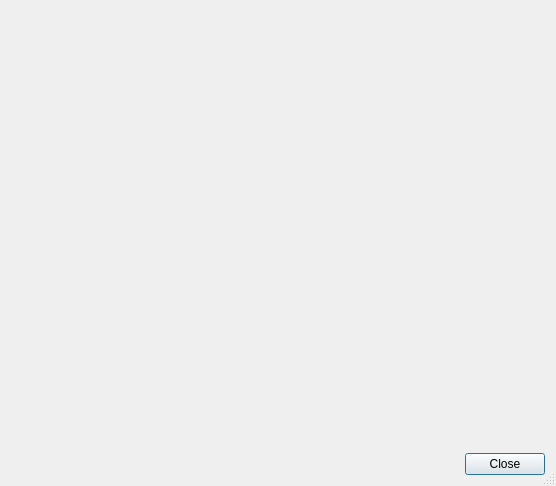
<?xml version="1.0" encoding="UTF-8"?>
<ui version="4.0">
 <class>EricSslCertificatesInfoDialog</class>
 <widget class="QDialog" name="EricSslCertificatesInfoDialog">
  <property name="geometry">
   <rect>
    <x>0</x>
    <y>0</y>
    <width>556</width>
    <height>486</height>
   </rect>
  </property>
  <property name="windowTitle">
   <string>SSL Certificate Info</string>
  </property>
  <property name="sizeGripEnabled">
   <bool>true</bool>
  </property>
  <layout class="QVBoxLayout" name="verticalLayout">
   <item>
    <widget class="EricSslCertificatesInfoWidget" name="sslWidget" native="true"/>
   </item>
   <item>
    <widget class="QDialogButtonBox" name="buttonBox">
     <property name="orientation">
      <enum>Qt::Horizontal</enum>
     </property>
     <property name="standardButtons">
      <set>QDialogButtonBox::Close</set>
     </property>
    </widget>
   </item>
  </layout>
 </widget>
 <customwidgets>
  <customwidget>
   <class>EricSslCertificatesInfoWidget</class>
   <extends>QWidget</extends>
   <header>EricNetwork/EricSslCertificatesInfoWidget.h</header>
   <container>1</container>
  </customwidget>
 </customwidgets>
 <resources/>
 <connections>
  <connection>
   <sender>buttonBox</sender>
   <signal>accepted()</signal>
   <receiver>EricSslCertificatesInfoDialog</receiver>
   <slot>accept()</slot>
   <hints>
    <hint type="sourcelabel">
     <x>248</x>
     <y>254</y>
    </hint>
    <hint type="destinationlabel">
     <x>157</x>
     <y>274</y>
    </hint>
   </hints>
  </connection>
  <connection>
   <sender>buttonBox</sender>
   <signal>rejected()</signal>
   <receiver>EricSslCertificatesInfoDialog</receiver>
   <slot>reject()</slot>
   <hints>
    <hint type="sourcelabel">
     <x>316</x>
     <y>260</y>
    </hint>
    <hint type="destinationlabel">
     <x>286</x>
     <y>274</y>
    </hint>
   </hints>
  </connection>
 </connections>
</ui>
